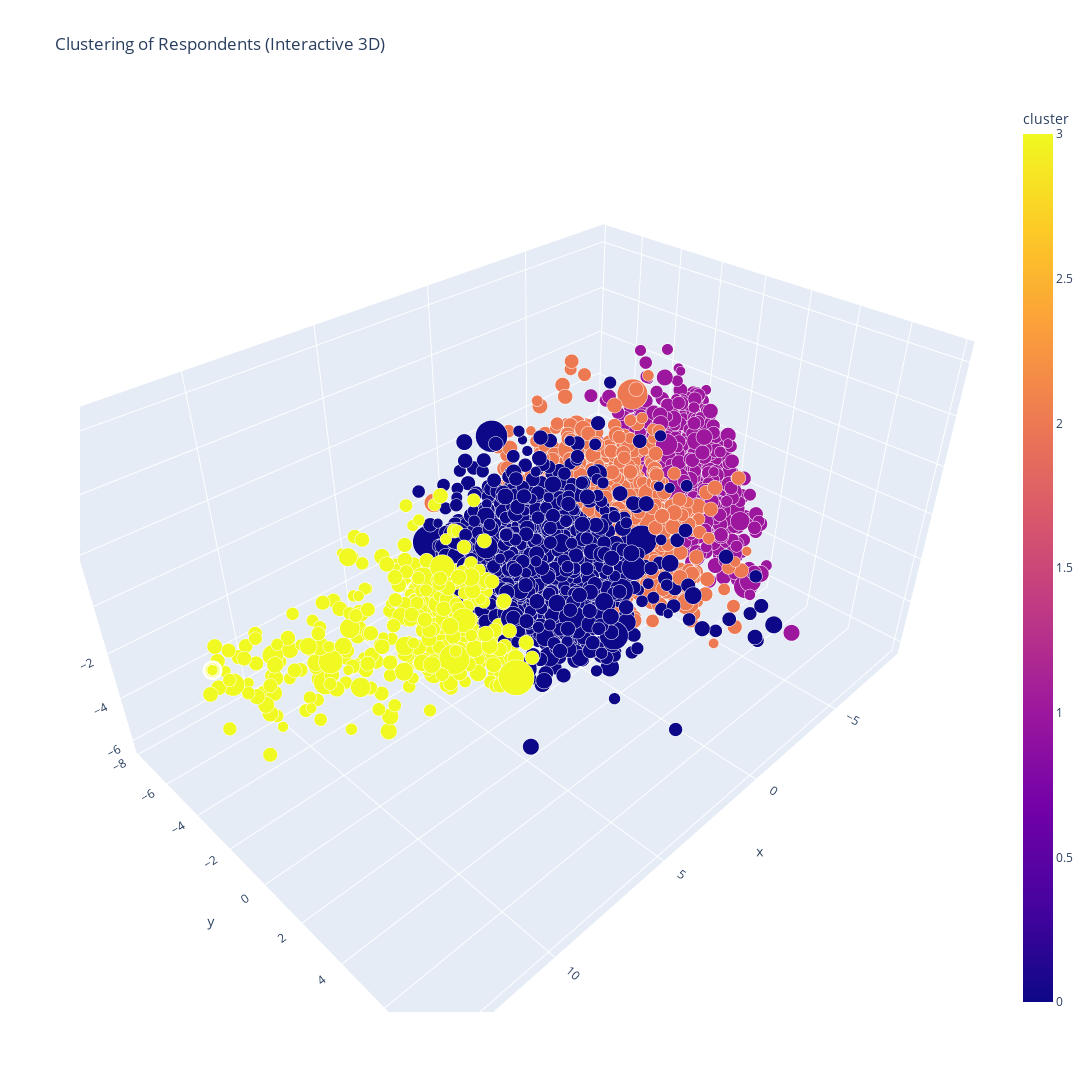

Here is the notebook cell this chart was saved with:
### Markdown cell above
## Attitude Clustering

### Code cell
make_clusters(df_attitude, 4)

### Figure 1 — Plotly figure (JSON) as saved in the notebook; plotly's stock layout.template omitted (floating-point values rounded to 4 significant figures; data arrays with more than 128 entries replaced by an {"elided": "..."} marker saying what was removed)
{"data": [{"hovertemplate": "x=%{x}<br>y=%{y}<br>z=%{z}<br>weight=%{marker.size}<br>cluster=%{marker.color}<extra></extra>", "legendgroup": "", "marker": {"color": {"elided": "5000 int values"}, "coloraxis": "coloraxis", "opacity": 1, "size": {"elided": "5000 float values"}, "sizemode": "area", "sizeref": 0.004873, "symbol": "circle"}, "mode": "markers", "name": "", "scene": "scene", "showlegend": false, "type": "scatter3d", "x": {"elided": "5000 float values"}, "y": {"elided": "5000 float values"}, "z": {"elided": "5000 float values"}}], "layout": {"coloraxis": {"colorbar": {"title": {"text": "cluster"}}, "colorscale": [[0, "#0d0887"], [0.1111, "#46039f"], [0.2222, "#7201a8"], [0.3333, "#9c179e"], [0.4444, "#bd3786"], [0.5556, "#d8576b"], [0.6667, "#ed7953"], [0.7778, "#fb9f3a"], [0.8889, "#fdca26"], [1, "#f0f921"]]}, "height": 1200, "legend": {"itemsizing": "constant", "tracegroupgap": 0}, "scene": {"domain": {"x": [0, 1], "y": [0, 1]}, "xaxis": {"title": {"text": "x"}}, "yaxis": {"title": {"text": "y"}}, "zaxis": {"title": {"text": "z"}}}, "title": {"text": "Clustering of Respondents (Interactive 3D)"}, "width": 1200}}
